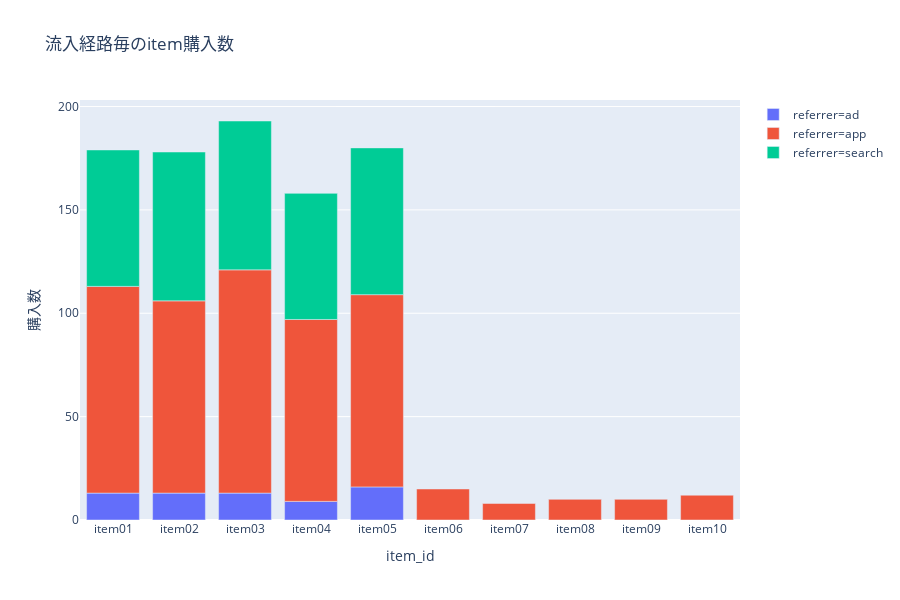

Source (notebook cell):
### Code cell
item_referrer_df=pdf.groupby(['item_id','referrer'])['buy'].count().fillna(0).reset_index()
fig=px.bar(item_referrer_df,x='item_id',y='buy',color='referrer',title='流入経路毎のitem購入数')
fig.update_xaxes(title_text='item_id')
fig.update_yaxes(title_text='購入数')

### Figure 1 — Plotly figure (JSON) as saved in the notebook; plotly's stock layout.template omitted (floating-point values rounded to 4 significant figures)
{"data": [{"alignmentgroup": "True", "hoverlabel": {"namelength": 0}, "hovertemplate": "referrer=ad<br>item_id=%{x}<br>buy=%{y}", "legendgroup": "referrer=ad", "marker": {"color": "#636efa"}, "name": "referrer=ad", "offsetgroup": "referrer=ad", "orientation": "v", "showlegend": true, "textposition": "auto", "type": "bar", "x": ["item01", "item02", "item03", "item04", "item05"], "xaxis": "x", "y": [13, 13, 13, 9, 16], "yaxis": "y"}, {"alignmentgroup": "True", "hoverlabel": {"namelength": 0}, "hovertemplate": "referrer=app<br>item_id=%{x}<br>buy=%{y}", "legendgroup": "referrer=app", "marker": {"color": "#EF553B"}, "name": "referrer=app", "offsetgroup": "referrer=app", "orientation": "v", "showlegend": true, "textposition": "auto", "type": "bar", "x": ["item01", "item02", "item03", "item04", "item05", "item06", "item07", "item08", "item09", "item10"], "xaxis": "x", "y": [100, 93, 108, 88, 93, 15, 8, 10, 10, 12], "yaxis": "y"}, {"alignmentgroup": "True", "hoverlabel": {"namelength": 0}, "hovertemplate": "referrer=search<br>item_id=%{x}<br>buy=%{y}", "legendgroup": "referrer=search", "marker": {"color": "#00cc96"}, "name": "referrer=search", "offsetgroup": "referrer=search", "orientation": "v", "showlegend": true, "textposition": "auto", "type": "bar", "x": ["item01", "item02", "item03", "item04", "item05"], "xaxis": "x", "y": [66, 72, 72, 61, 71], "yaxis": "y"}], "layout": {"barmode": "relative", "height": 600, "legend": {"tracegroupgap": 0}, "title": {"text": "流入経路毎のitem購入数"}, "xaxis": {"anchor": "y", "domain": [0, 1], "title": {"text": "item_id"}}, "yaxis": {"anchor": "x", "domain": [0, 1], "title": {"text": "購入数"}}}}
